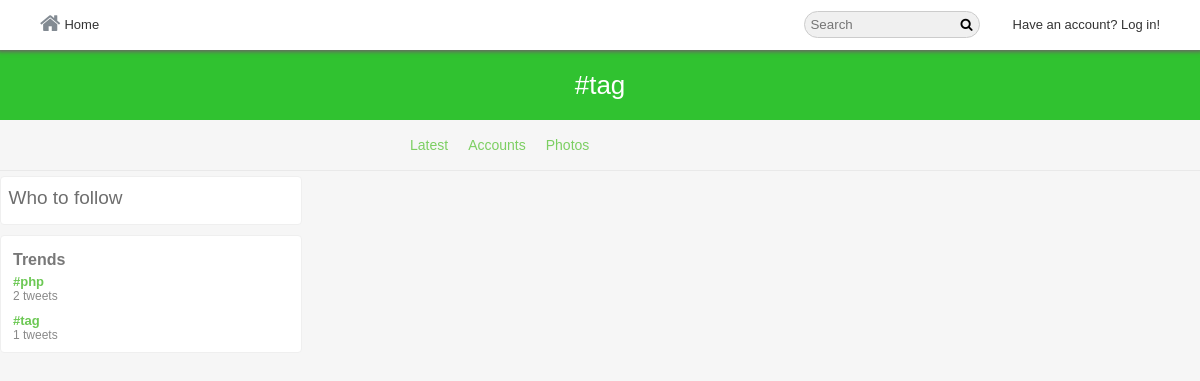
Screenshot of /hashtag/tag?f=photos with the database file from the repository.
### tables this page shows
CREATE TABLE `trends` (
  `trendID` int(11) NOT NULL,
  `hashtag` varchar(140) NOT NULL,
  `createdOn` datetime NOT NULL
);

### core/classes/Tweet.php (the view, shortened to what this page needs)
<?php
class Tweet extends User{
 	public function __construct($pdo){
		$this->pdo = $pdo;
	}
    public function trends(){
        $stmt = $this->pdo->prepare("SELECT *, COUNT(`tweetID`) AS `tweetsCount` FROM `trends` INNER JOIN `tweets` ON `status` LIKE CONCAT('%#',`hashtag`,'%') OR `retweetMsg` LIKE CONCAT('%#',`hashtag`,'%') GROUP BY `hashtag` ORDER BY `tweetID` LIMIT 10");
        $stmt->execute();
        $trends = $stmt->fetchAll(PDO::FETCH_OBJ);
        echo '<div class="trend-wrapper"><div class="trend-inner"><div class="trend-title"><h3>Trends</h3></div>';
        foreach ($trends as $trend) {
            echo '<div class="trend-body">
					<div class="trend-body-content">
						<div class="trend-link">
							<a href="'.BASE_URL.'hashtag/'.$trend->hashtag.'">#'.$trend->hashtag.'</a>
						</div>
						<div class="trend-tweets">
							'.$trend->tweetsCount.' <span>tweets</span>
						</div>
					</div>
				</div>';
        }
        echo '</div></div>';
    }
}
?>

### assets/css/style-complete.css (style rules this page uses)
* { margin: 0px auto; padding: 0px; font-family: Helvetica; }
body { font-family: Helvetica; font-size: 13px; background: #f6f6f6; }
.trend-wrapper { width:100%; float: left; background: #fff; margin: 10px 0px; border-radius: 4px; border: 1px solid #efefef; }
.trend-inner { width: 95%; margin: 10px auto; padding: 5px 5px 0px 12px; }
.trend-title h3 { color: #787878; font-size: 16px; margin-bottom: 5px; }
.trend-body { margin-bottom:10px; }
.trend-link a { text-decoration: none; color: #6cc854; font-weight: bold; }
.trend-tweets { font-size: 12px; color: #898989; }

### rows the page displays
trends: hashtag "php", tweetsCount "2"
trends: hashtag "tag", tweetsCount "1"

### other values shown
$hashtag "tag"
